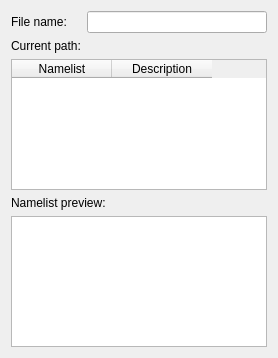
<?xml version="1.0" encoding="UTF-8"?>
<ui version="4.0">
 <class>FileProfileOverview</class>
 <widget class="QWidget" name="FileProfileOverview">
  <layout class="QVBoxLayout" name="rootLayout" stretch="0,1,0,1">
   <item>
    <layout class="QFormLayout" name="fileLayout">
     <item row="0" column="0">
      <widget class="QLabel" name="fileNameLabel">
       <property name="text"><string>File name:</string></property>
      </widget>
     </item>
     <item row="0" column="1">
      <widget class="QLineEdit" name="fileNameEdit">
       <property name="readOnly"><bool>true</bool></property>
      </widget>
     </item>
     <item row="1" column="0">
      <widget class="QLabel" name="currentPathTitle">
       <property name="text"><string>Current path:</string></property>
      </widget>
     </item>
     <item row="1" column="1">
      <widget class="QLabel" name="currentPathLabel">
       <property name="textInteractionFlags"><set>Qt::TextSelectableByMouse</set></property>
       <property name="wordWrap"><bool>true</bool></property>
      </widget>
     </item>
    </layout>
   </item>
   <item>
    <widget class="QTableWidget" name="namelistsTable">
     <property name="sizePolicy">
      <sizepolicy hsizetype="Expanding" vsizetype="Expanding">
       <horstretch>0</horstretch>
       <verstretch>0</verstretch>
      </sizepolicy>
     </property>
     <property name="sizeAdjustPolicy">
      <enum>QAbstractScrollArea::AdjustToContents</enum>
     </property>
     <property name="editTriggers"><set>QAbstractItemView::NoEditTriggers</set></property>
     <property name="selectionMode"><enum>QAbstractItemView::NoSelection</enum></property>
     <attribute name="verticalHeaderStretchLastSection">
      <bool>false</bool>
     </attribute>
     <column><property name="text"><string>Namelist</string></property></column>
     <column><property name="text"><string>Description</string></property></column>
    </widget>
   </item>
   <item>
    <widget class="QLabel" name="previewLabel">
     <property name="text"><string>Namelist preview:</string></property>
    </widget>
   </item>
   <item>
    <widget class="QTextBrowser" name="previewBrowser">
     <property name="lineWrapMode"><enum>QTextEdit::NoWrap</enum></property>
    </widget>
   </item>
  </layout>
 </widget>
 <resources/>
 <connections/>
</ui>
